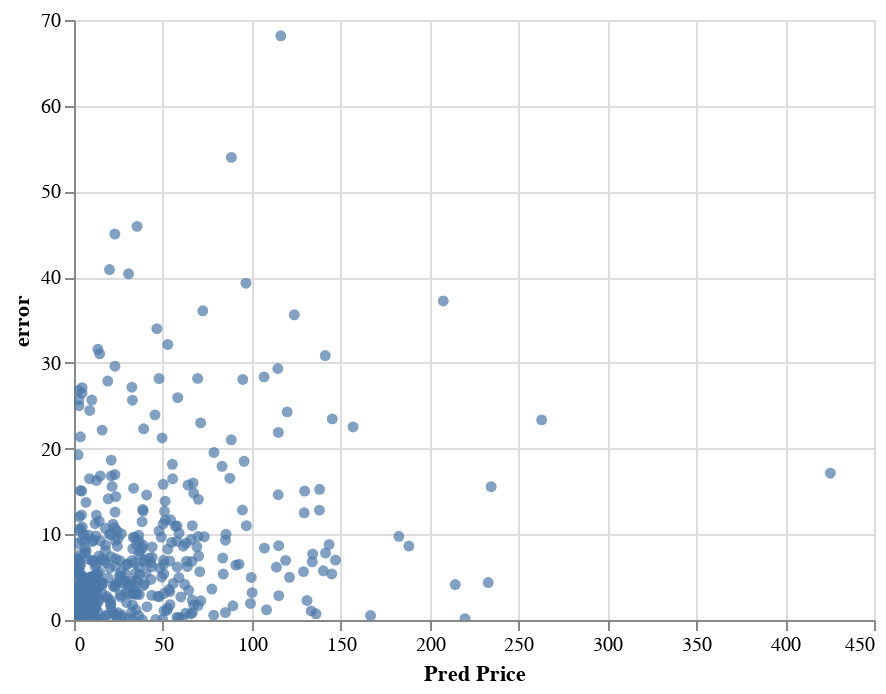

Notebook source saved alongside this figure:
### Markdown cell above
### We observe that expiration has a linear trend with respect to error terms. Strike price and Underlying price seems uncertrain with respect to linear relationship with error term.
### Increase in price increases error rate

### Code cell
alt.Chart(source ).mark_circle().encode(
    alt.X("Pred Price", type='quantitative'),
    alt.Y("error", type='quantitative'),
).interactive()

### Figure 1 — Vega-Lite specification as saved in the notebook (floating-point values rounded to 4 significant figures; data arrays with more than 128 entries replaced by an {"elided": "..."} marker saying what was removed)
{"config": {"view": {"continuousWidth": 400, "continuousHeight": 300}}, "data": {"name": "data-07faff5b9fe70abb62d012c42d339205"}, "mark": "circle", "encoding": {"x": {"type": "quantitative", "field": "Pred Price"}, "y": {"type": "quantitative", "field": "error"}}, "selection": {"selector003": {"type": "interval", "bind": "scales", "encodings": ["x", "y"]}}, "$schema": "https://vega.github.io/schema/vega-lite/v4.8.1.json", "datasets": {"data-07faff5b9fe70abb62d012c42d339205": {"elided": "500 records"}}}
